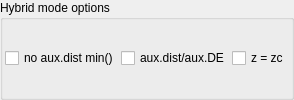
    <widget class="QGroupBox" name="groupBox">
     <property name="title">
      <string>Hybrid mode options</string>
     </property>
     <layout class="QVBoxLayout" name="verticalLayout_4">
      <property name="leftMargin">
       <number>2</number>
      </property>
      <property name="topMargin">
       <number>2</number>
      </property>
      <property name="rightMargin">
       <number>2</number>
      </property>
      <property name="bottomMargin">
       <number>2</number>
      </property>
      <item>
       <layout class="QGridLayout" name="gridLayout_30" columnstretch="0,0,1">
        <property name="spacing">
         <number>2</number>
        </property>
        <item row="0" column="0">
         <widget class="MyCheckBox" name="checkBox_transf_function_enabledD_false">
          <property name="text">
           <string notr="true">no aux.dist min()</string>
          </property>
         </widget>
        </item>
        <item row="0" column="1">
         <widget class="MyCheckBox" name="checkBox_transf_function_enabledK_false">
          <property name="text">
           <string notr="true">aux.dist/aux.DE</string>
          </property>
         </widget>
        </item>
        <item row="0" column="2">
         <widget class="MyCheckBox" name="checkBox_transf_function_enabledE_false">
          <property name="text">
           <string notr="true">z = zc</string>
          </property>
         </widget>
        </item>
       </layout>
      </item>
     </layout>
    </widget>
